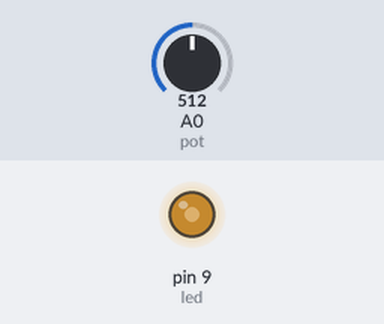
Recording of a sketch running on a simulated Arduino Uno, built with avr-gcc and run on an emulated ATmega328P. On the bench: output pins drawn as LEDs (lit = HIGH). The inputs (shaded band) are chosen by the test bench; at power-on: A0 (pot) = 512.

Above: at 1.2 s.
1.3 s: A0 (pot) set to 716
At 2.5 s:
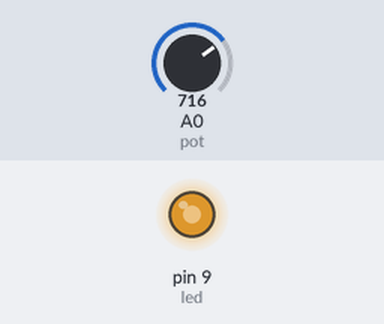
2.8 s: A0 (pot) set to 900
At 3.7 s:
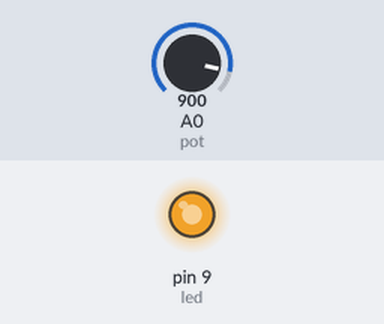
4.3 s: A0 (pot) set to 122
At 4.8 s:
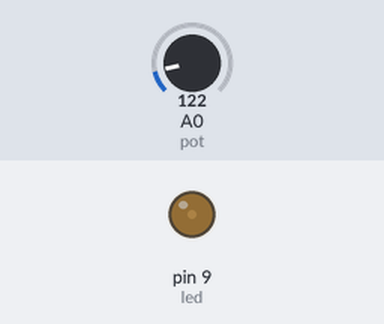
5.8 s: A0 (pot) set to 0
At 7.0 s:
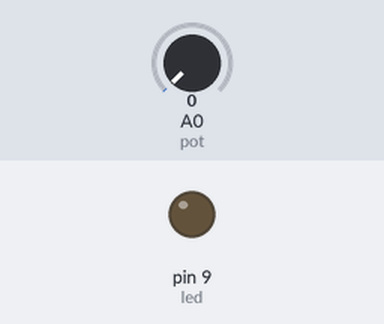
7.3 s: A0 (pot) set to 511
At 8.3 s:
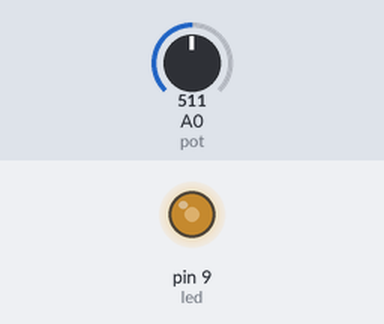
Timing chart, 0 to 9.8 s (numbered marks = the images above; inputs shaded):
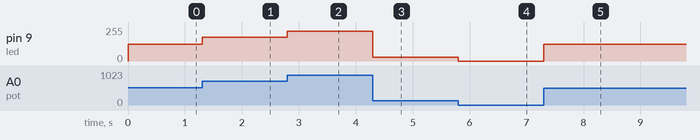

The sketch:

analog_practice.ino
```cpp
// dimmable led
int led = 9; // D9 is PWM pin
int pot = A0;
int val;
void setup() {
    pinMode(pot, INPUT);
    pinMode(led, OUTPUT);
}

void loop() {
    val = analogRead(pot);
    val = map(val, 0, 1023, 0, 255);
    analogWrite(led, val);
}
```

Measured:
- after the input at 1.3 s, pin 9 (led): 127/255 → 178/255 at once
- after the input at 2.8 s, pin 9 (led): 178/255 → 224/255 at once
- after the input at 4.3 s, pin 9 (led): 224/255 → 30/255 at once
- after the input at 5.8 s, pin 9 (led): 30/255 → 0/255 at once
- after the input at 7.3 s, pin 9 (led): 0/255 → 127/255 at once
